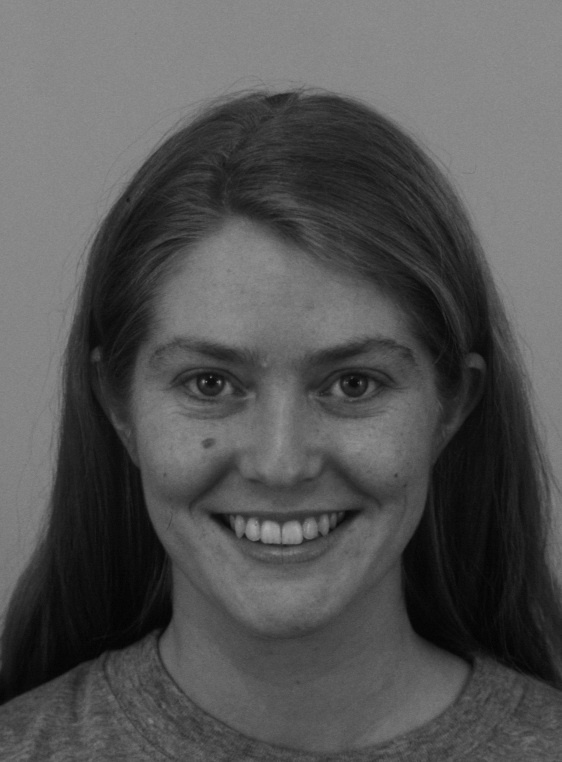
#> input picture test_images/1.JPG, 562 x 762 px
$ jupyter execute 'Glass Synthesis.ipynb'
#> lines starting #> are read from the running program, lines starting #| are printed output that depends on the picture; after the words box and inside, x2 and y2 are one past the last pixel; in counts of white or black regions, pixels touching at a corner belong together
[cell 1]
import cv2
import numpy as np

[cell 2]
face_cascade = cv2.CascadeClassifier(cv2.data.haarcascades + 'haarcascade_frontalface_default.xml')
eye_cascade = cv2.CascadeClassifier(cv2.data.haarcascades + 'haarcascade_eye.xml')

[cell 3]
# read both the images of the face and the glasses
image = cv2.imread('test_images/1.JPG')
#> image is the input picture: shape (762, 562, 3); min 2, max 174, mean 84.6
glass_img = cv2.imread('glass_mask.png')
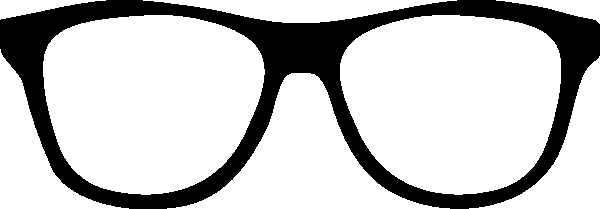
#> input picture glass_mask.png, 600 x 209 px
#> glass_img is the input picture: shape (209, 600, 3); 77.1% white; 1 black region, box (x1, y1, x2, y2) and area: (0, 0, 600, 209) 28730
gray = cv2.cvtColor(image, cv2.COLOR_BGR2GRAY)
# cv2.imshow('Lets wear Glasses', glass_img)
# cv2.waitKey()
# cv2.destroyAllWindows()

[cell 4]
centers = []
faces = face_cascade.detectMultiScale(gray, 1.3, 5)
#> faces = [[85, 233, 382, 382]]

[cell 5]
# iterating over the face detected
for (x, y, w, h) in faces:

    # create two Regions of Interest.
    roi_gray = gray[y:y + h, x:x + w]
    roi_color = image[y:y + h, x:x + w]
    eyes = eye_cascade.detectMultiScale(roi_gray)

    # Store the coordinates of eyes in the image to the 'center' array
    for (ex, ey, ew, eh) in eyes:
        centers.append((x + int(ex + 0.5 * ew), y + int(ey + 0.5 * eh)))
#> this loop made 1 pass
#> pass 1, `roi_gray = gray[y:y + h, x:x + w]`:
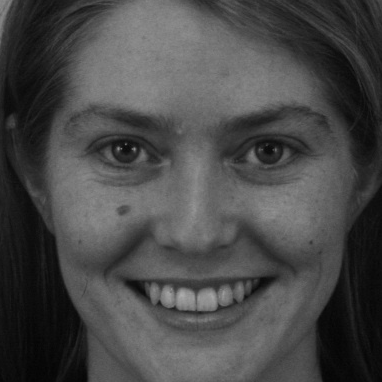
#> roi_gray: shape (382, 382); min 4, max 174, mean 72.7
#> after the loop, centers = [(207, 384), (345, 385), (227, 521), (342, 520)]

if len(centers) > 0:
    # change the given value of 2.15 according to the size of the detected face
    glasses_width = 2.16 * abs(centers[1][0] - centers[0][0])
#> glasses_width = 298.1
    overlay_img = np.ones(image.shape, np.uint8) * 255
    h, w = glass_img.shape[:2]
#> h = 209; w = 600
    scaling_factor = glasses_width / w
#> scaling_factor = 0.497

    overlay_glasses = cv2.resize(glass_img, None, fx=scaling_factor, fy=scaling_factor, interpolation=cv2.INTER_AREA)
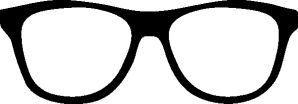
#> overlay_glasses: shape (104, 298, 3); min 0, max 255, mean 196.6

    x = centers[0][0] if centers[0][0] < centers[1][0] else centers[1][0]
#> x = 207

    # The x and y variables below depend upon the size of the detected face.
    x -= 0.25 * overlay_glasses.shape[1]
#> x = 132.5
    y += 1.1 * overlay_glasses.shape[0]
#> y = 347.4

    # Slice the height, width of the overlay image.
    h, w = overlay_glasses.shape[:2]
#> h = 104; w = 298
    overlay_img[int(y):int(y + h), int(x):int(x + w)] = overlay_glasses
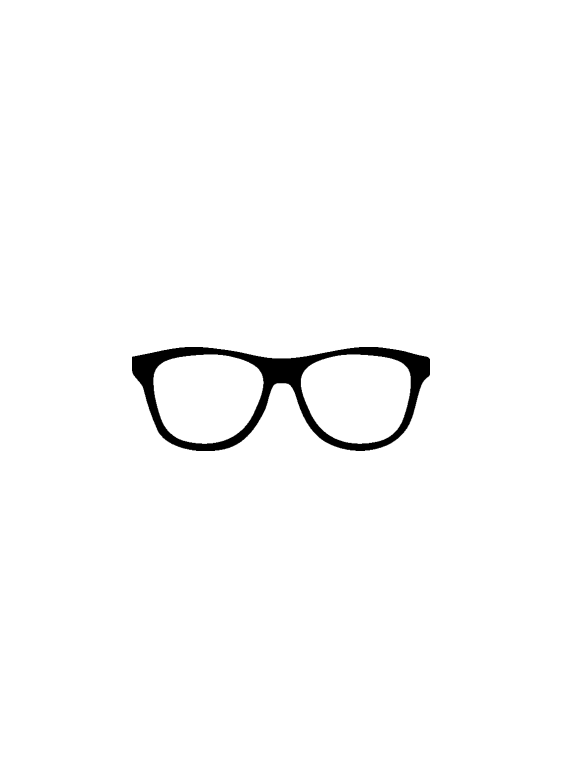
#> overlay_img: shape (762, 562, 3); min 0, max 255, mean 250.8

    # Create a mask and generate it's inverse.
    gray_glasses = cv2.cvtColor(overlay_img, cv2.COLOR_BGR2GRAY)
    ret, mask = cv2.threshold(gray_glasses, 110, 255, cv2.THRESH_BINARY)
#> mask: shape (762, 562); 98.4% white; 1 black region, box (x1, y1, x2, y2) and area: (132, 347, 430, 451) 6966
    mask_inv = cv2.bitwise_not(mask)
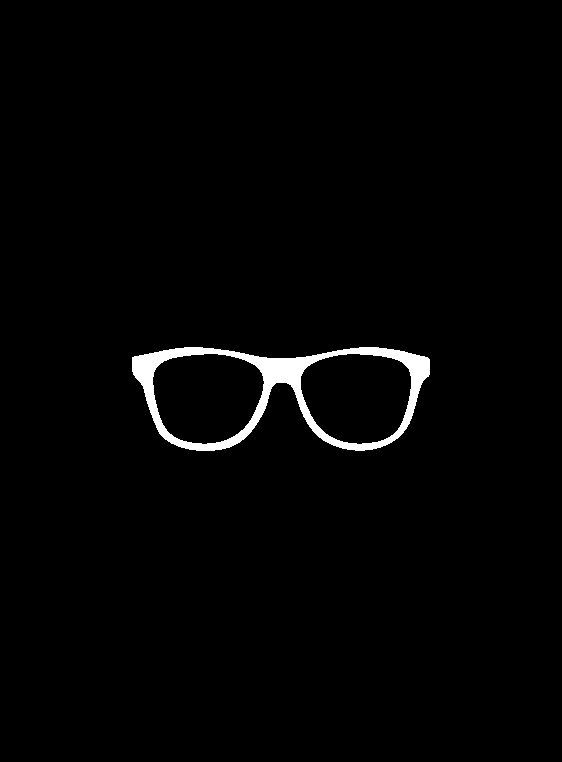
#> mask_inv: shape (762, 562); 1.6% white; 1 white region, box (x1, y1, x2, y2) and area: (132, 347, 430, 451) 6966
    temp = cv2.bitwise_and(image, image, mask=mask)

    temp2 = cv2.bitwise_and(overlay_img, overlay_img, mask=mask_inv)
    final_img = cv2.add(temp, temp2)

    # imS = cv2.resize(final_img, (1366, 768))
    cv2.imshow('Lets wear Glasses', final_img)
    cv2.waitKey()
    cv2.destroyAllWindows()

# Looping entire code for all images in a directory

[cell 6]
import os
import os.path
import PIL
from PIL import Image

[cell 7]
DIR = 'test_images/' #directory
glass_img = cv2.imread('glass_mask.png')
SAVE_DIR = 'output/' #output directory

[cell 8]
for file in os.listdir(DIR):
    image = cv2.imread(os.path.join(DIR,file))
    gray = cv2.cvtColor(image, cv2.COLOR_BGR2GRAY)
    centers = []
    faces = face_cascade.detectMultiScale(gray, 1.3, 5)
    # iterating over the face detected
    for (x, y, w, h) in faces:

        # create two Regions of Interest.
        roi_gray = gray[y:y + h, x:x + w]
        roi_color = image[y:y + h, x:x + w]
        eyes = eye_cascade.detectMultiScale(roi_gray)

        # Store the coordinates of eyes in the image to the 'center' array
        for (ex, ey, ew, eh) in eyes:
            centers.append((x + int(ex + 0.5 * ew), y + int(ey + 0.5 * eh)))

    if len(centers) > 0:
        # change the given value of 2.15 according to the size of the detected face
        glasses_width = 2.16 * abs(centers[1][0] - centers[0][0])
        overlay_img = np.ones(image.shape, np.uint8) * 255
        h, w = glass_img.shape[:2]
#> h = 209; w = 600
        scaling_factor = glasses_width / w

        overlay_glasses = cv2.resize(glass_img, None, fx=scaling_factor, fy=scaling_factor, interpolation=cv2.INTER_AREA)

        x = centers[0][0] if centers[0][0] < centers[1][0] else centers[1][0]
#> x = 207

        # The x and y variables below depend upon the size of the detected face.
        x -= 0.25 * overlay_glasses.shape[1]
#> x = 132.5
        y += 1.1 * overlay_glasses.shape[0]

        # Slice the height, width of the overlay image.
        h, w = overlay_glasses.shape[:2]
#> h = 104; w = 298
        overlay_img[int(y):int(y + h), int(x):int(x + w)] = overlay_glasses

        # Create a mask and generate it's inverse.
        gray_glasses = cv2.cvtColor(overlay_img, cv2.COLOR_BGR2GRAY)
        ret, mask = cv2.threshold(gray_glasses, 110, 255, cv2.THRESH_BINARY)
        mask_inv = cv2.bitwise_not(mask)
        temp = cv2.bitwise_and(image, image, mask=mask)

        temp2 = cv2.bitwise_and(overlay_img, overlay_img, mask=mask_inv)
        final_img = cv2.add(temp, temp2)

        #save the new images in new dir
        cv2.imwrite(os.path.join(SAVE_DIR,file), final_img)
#> pass 2 of the loop `for file in os.listdir(DIR):`:
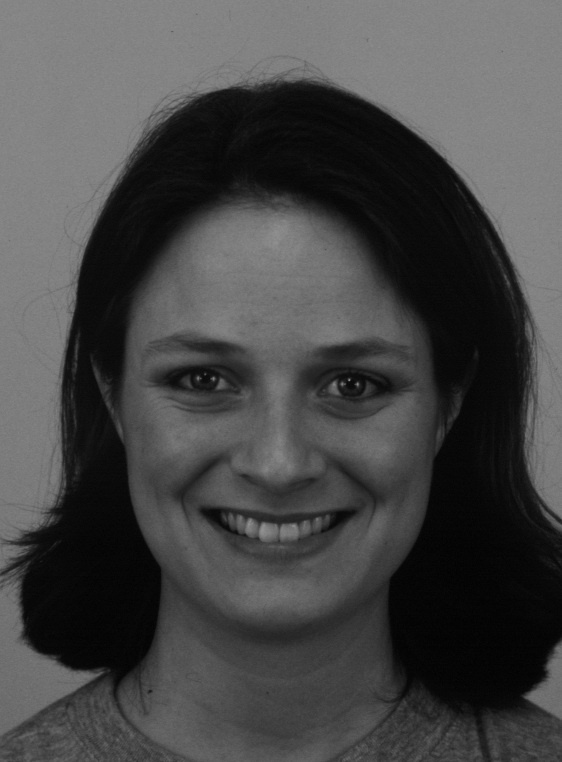
#> input picture test_images/2.JPG, 562 x 762 px
#> image is the input picture: shape (762, 562, 3); min 1, max 146, mean 71
#> `faces = face_cascade.detectMultiScale(gray, 1.3, 5)`: faces = [[88, 237, 383, 383]]
#> the loop `for (x, y, w, h) in faces:` made 1 pass
#> pass 1, `roi_gray = gray[y:y + h, x:x + w]`:
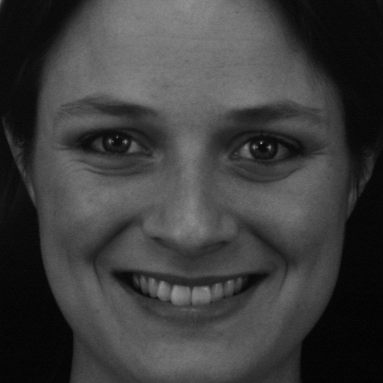
#> roi_gray: shape (383, 383); min 1, max 146, mean 61.5
#> after the loop `for (x, y, w, h) in faces:`: centers = [(204, 380), (342, 386), (337, 515), (221, 524)]
#> `x = centers[0][0] if centers[0][0] < centers[1][0] else centers[1][0]`: x = 204
#> `x -= 0.25 * overlay_glasses.shape[1]`: x = 129.5
#> `y += 1.1 * overlay_glasses.shape[0]`: y = 351.4
#> `mask_inv = cv2.bitwise_not(mask)`:
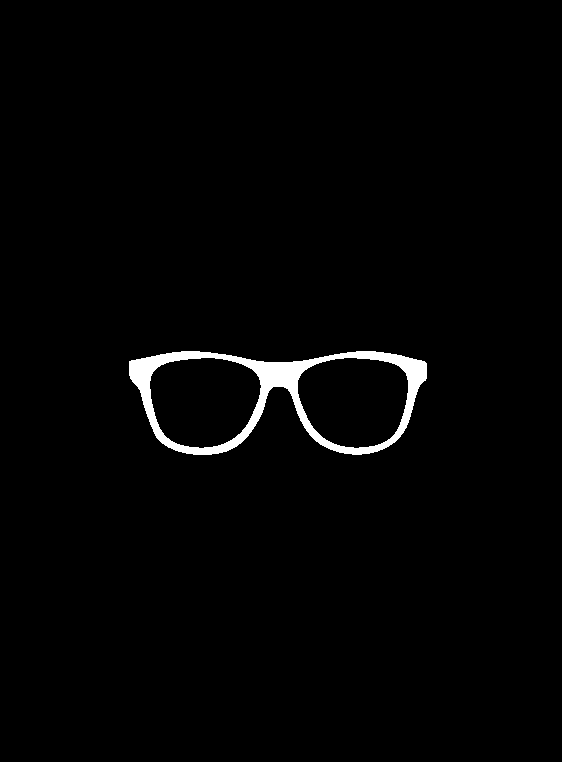
#> mask_inv: shape (762, 562); 1.6% white; 1 white region, box (x1, y1, x2, y2) and area: (129, 351, 427, 455) 6966
#> pass 3 of the loop `for file in os.listdir(DIR):`:
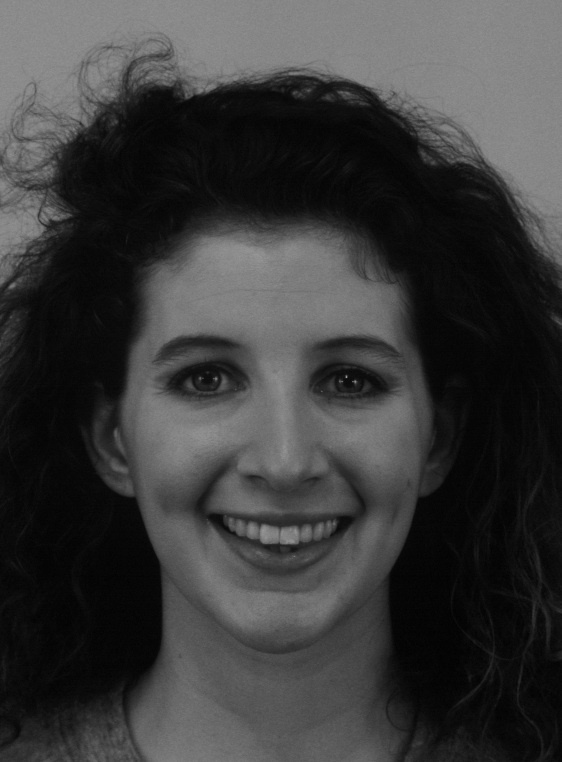
#> input picture test_images/3.JPG, 562 x 762 px
#> image is the input picture: shape (762, 562, 3); min 1, max 156, mean 58.6
#> `faces = face_cascade.detectMultiScale(gray, 1.3, 5)`: faces = [[77, 233, 389, 389]]
#> the loop `for (x, y, w, h) in faces:` made 1 pass
#> after the loop `for (x, y, w, h) in faces:`: centers = [(343, 381), (254, 483), (201, 380), (338, 526), (217, 526)]
#> `glasses_width = 2.16 * abs(centers[1][0] - centers[0][0])`: glasses_width = 192.2
#> `scaling_factor = glasses_width / w`: scaling_factor = 0.32
#> `overlay_glasses = cv2.resize(glass_img, None, fx=scaling_factor, fy=sc..`:
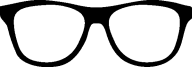
#> overlay_glasses: shape (67, 192, 3); min 0, max 255, mean 196.6
#> `x = centers[0][0] if centers[0][0] < centers[1][0] else centers[1][0]`: x = 254
#> `x -= 0.25 * overlay_glasses.shape[1]`: x = 206
#> `y += 1.1 * overlay_glasses.shape[0]`: y = 306.7
#> `mask_inv = cv2.bitwise_not(mask)`:
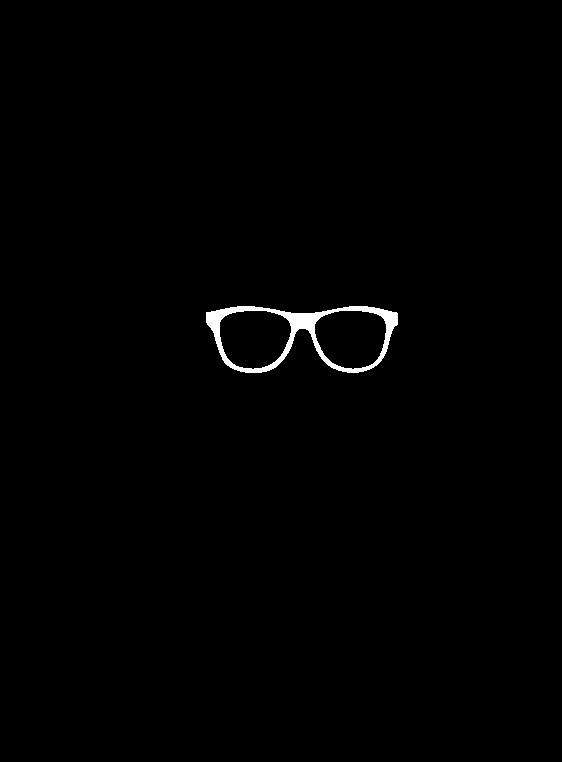
#> mask_inv: shape (762, 562); 0.68% white; 1 white region, box (x1, y1, x2, y2) and area: (206, 306, 398, 373) 2902
